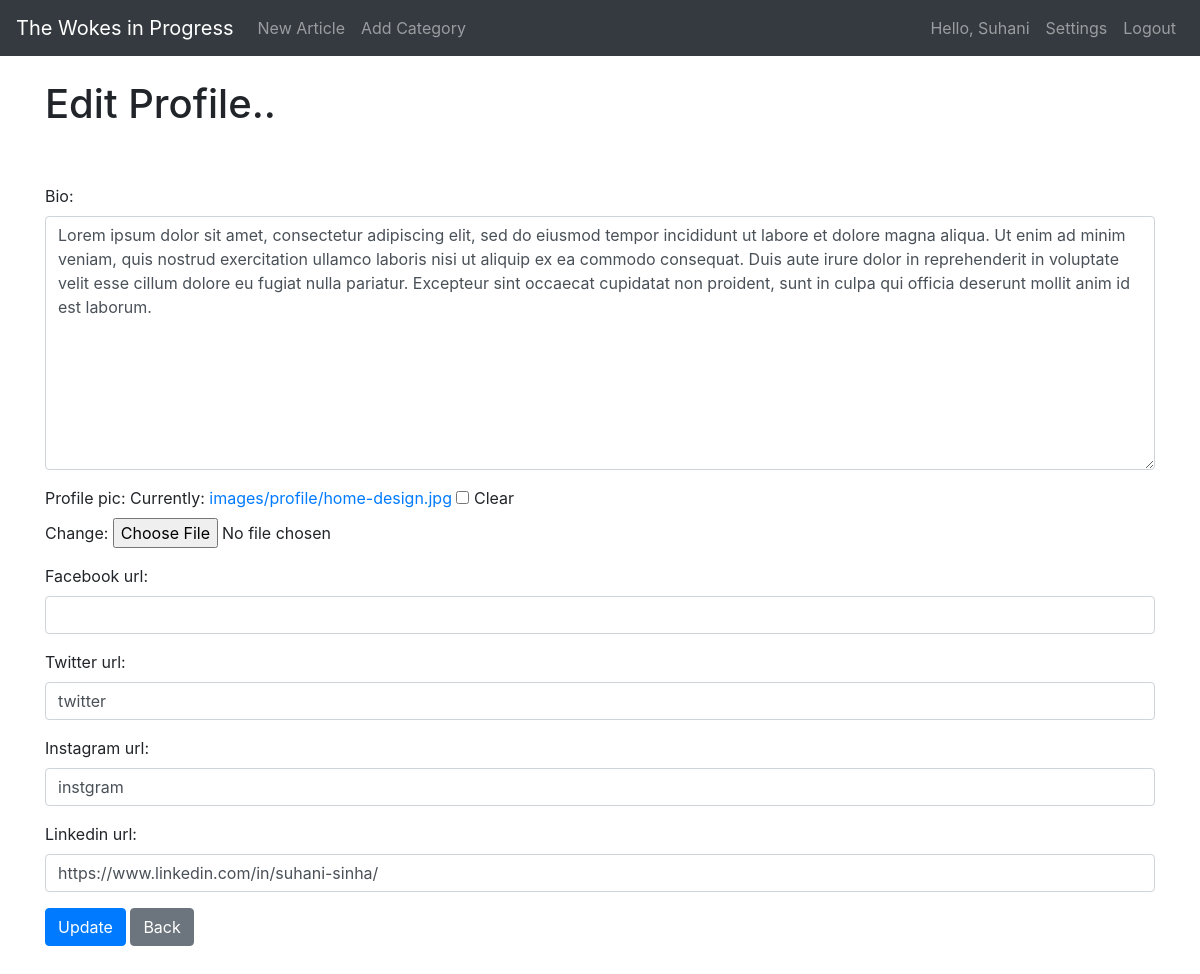
The app's page /my_profile/edit/1 (signed in), older data.
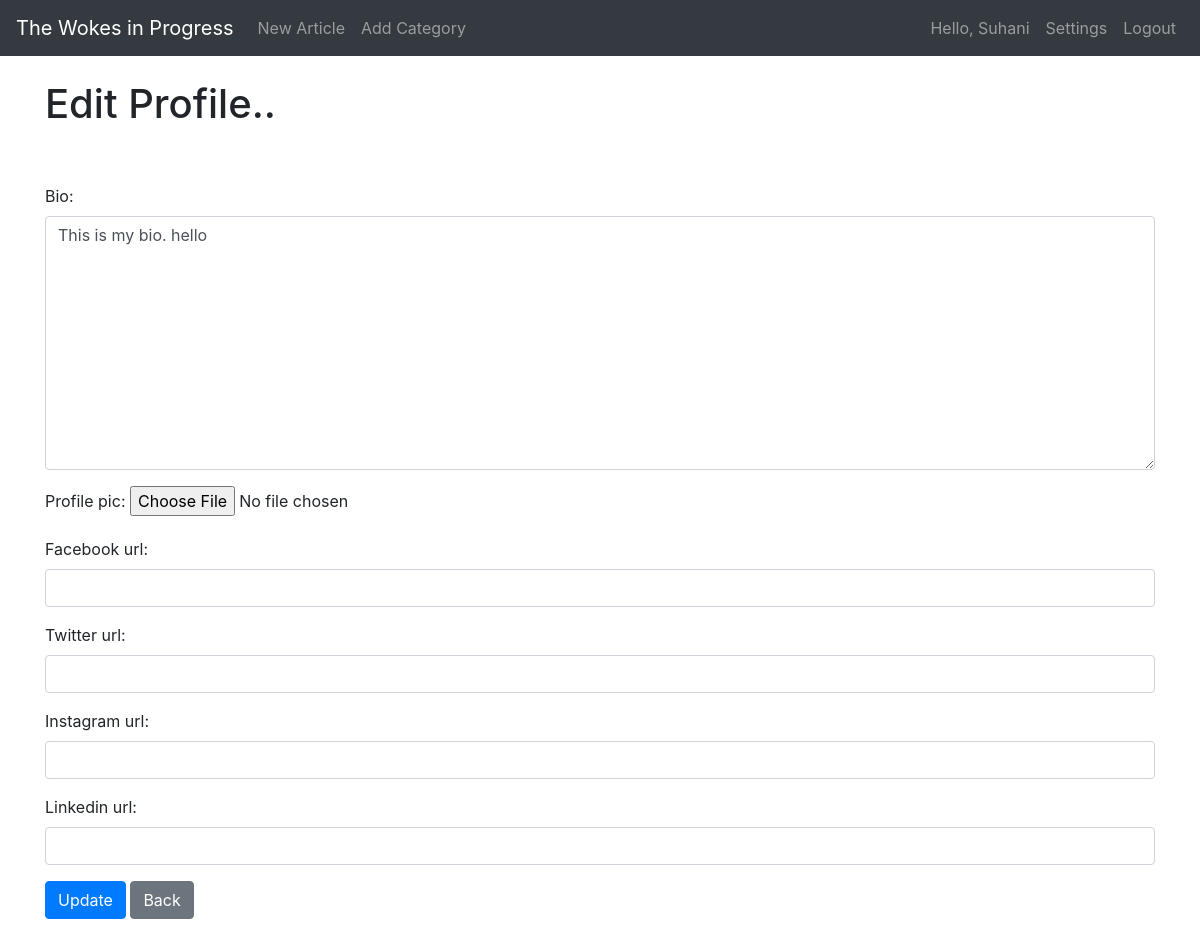
The same page, newer data.
### blog/models.py (models this page shows, shortened)
class Profile(models.Model):
    user = models.OneToOneField(User, null=True, on_delete=models.CASCADE)
    bio = models.TextField(null=True, blank=True, default="This is my bio.")
    profile_pic = models.ImageField(null=True, blank=True, upload_to="images/profile/")
    facebook_url = models.CharField(max_length=255, null=True, blank=True)
    twitter_url = models.CharField(max_length=255, null=True, blank=True)
    instagram_url = models.CharField(max_length=255, null=True, blank=True)
    linkedin_url = models.CharField(max_length=255, null=True, blank=True)

### blog/views.py (the view)
# urls.py: path('my_profile/edit/<int:pk>', EditMyProfileView.as_view(), name='edit-myprofile'),
class EditMyProfileView(UpdateView):
    model = Profile
    form_class = ProfileForm
    template_name = 'edit_myprofile.html'
    success_url = reverse_lazy('my-profile')

### blog/forms.py
class ProfileForm(forms.ModelForm):
    class Meta:
        model = Profile
        fields = ('bio', 'profile_pic', 'facebook_url', 'twitter_url', 'instagram_url', 'linkedin_url')
        widgets = {
            'bio': forms.Textarea(attrs={'class': 'form-control'}),
            'facebook_url': forms.TextInput(attrs={'class': 'form-control'}),
            'twitter_url': forms.TextInput(attrs={'class': 'form-control'}),
            'instagram_url': forms.TextInput(attrs={'class': 'form-control'}),
            'linkedin_url': forms.TextInput(attrs={'class': 'form-control'}),
        }

### blog/templates/edit_myprofile.html (shortened to what this page needs)
{% extends 'base.html'  %}
{% block content %}
{% if user.is_authenticated%}
    {% if user.id == profile.user.id %}
    <h1>Edit Profile..</h1>
    <br><br>
    <div class="form-group">
        <form method="POST" enctype="multipart/form-data">
            {{ form.as_p }}
            <button class="btn btn-primary" >Update</button>
            <a href="{% url 'my-profile' %}" class="btn btn-secondary">Back</a>
        </form>
    </div>
    {% else %}
    <h4>Access Denied.</h4><br><br>
    <a href="{% url 'home' %}" class="btn btn-secondary">Back</a>
    {% endif %}
{% else %}
    <h4>Please <a href="{% url 'login' %}">Login</a> to edit your profile.</h4><br><br>
    <a href="{% url 'home' %}" class="btn btn-secondary">Back</a>
{% endif %}
{% endblock %}

Row changes from the older to the newer data that the page shows:
changed Profile: bio "Lorem ipsum dolor sit amet, consectetur adipiscing elit, sed do eiusmod tempor incididunt ut labore et dolore magna aliqua. Ut enim ad minim veniam, quis nostrud exercitation ullamco laboris nisi ut aliquip ex ea commodo consequat. Duis aute irure dolor in reprehenderit in voluptate velit esse cillum dolore eu fugiat nulla pariatur. Excepteur sint occaecat cupidatat non proident, sunt in culpa qui officia deserunt mollit anim id est laborum." → "This is my bio. hello"; twitter_url "twitter" → (not shown); instagram_url "instgram" → (not shown); linkedin_url "https://www.linkedin.com/in/suhani-sinha/" → (not shown)
Text that changed along with them:
form field as_p: "☐" → (not shown)
text no longer shown: "Bio: Profile pic: Currently: images/profile/home-design.jpg Clear Change: Facebook url: Twitter url: Instagram url: Linkedin url:"
text now shown: "Bio: Profile pic: Facebook url: Twitter url: Instagram url: Linkedin url:"
